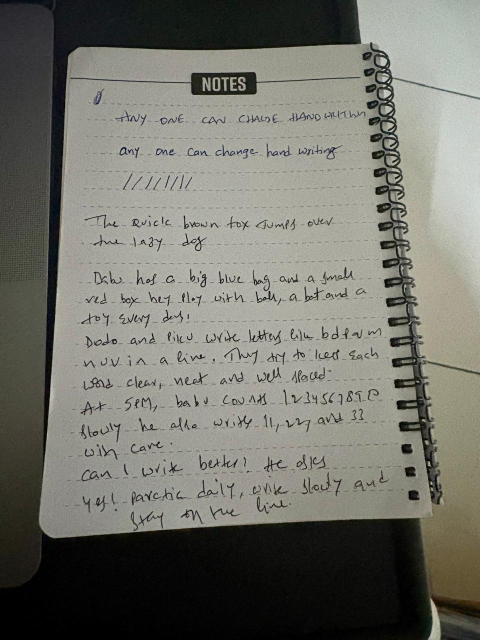
#> input picture benchmarks/sample-page/pages/handwriting-sample.jpg, 960 x 1280 px (shown at 1/2 size)
$ python -i facing_pages.py   (imports and definitions only)
#> lines starting #> are read from the running program, lines starting #| are printed output that depends on the picture
# SPDX-License-Identifier: AGPL-3.0-only
# (c) 2026 Vahini Technologies.
"""Two facing pages in one photo: keep the first page with writing.

A notebook photographed open (from the camera or the gallery) holds two
pages side by side. Read as one page, the lines of both are measured
together: margins, slope and spacing come from two pages at once, and
the report describes neither. The owner's decision (2026-11-25): score
one page only, the first one with writing, left to right.

The photo is first stood upright (page_turn.py), so the two pages lie
left and right. The binding between them is a band down the middle of
the picture that is darker than the paper on both sides and runs most of
the page's height: a spiral's rings and holes, or the shadow where two
bound pages meet. Handwriting never does that: a column through the
writing crosses each line's strokes for a moment and is paper the rest
of the way. The band must also be wide (a ring, a fold), which keeps a
single printed rule down a worksheet from counting, and the picture
must be wider than tall, as two upright pages side by side are.

When a binding is found, the page used is the left one, or the right
one when the left has no writing. Everything else on the photo is
painted the colour of that page's paper, so the photo keeps its size
and every box, mark and size in the report stays in the photo's own
pixels. A photo with one page is left exactly as it was: no pixel
changes, so its scores cannot move.

Everything here is counting on a copy at most WORK_SIDE pixels on its
long side: deterministic for the same pixels, no model of its own.
"""

import io
from dataclasses import dataclass

import numpy as np
from PIL import Image

try:
    import cv2
except ImportError:  # pragma: no cover - cv2 ships in core
    cv2 = None

WORK_SIDE = 1200
# Two upright pages side by side are wider than tall; one upright page
# (the usual check) is not, so it is never looked at.
MIN_ASPECT = 1.05
# Where a binding may be: the middle of the picture, as a share of its
# width.
BAND = (0.30, 0.70)
# How much darker than the paper on both sides the binding column is,
# as a share of the paper's brightness: over the whole height, and in
# one strip.
MIN_DROP = 0.08
STRIP_DROP = 0.06
# The page is cut into this many strips across; the binding is the
# darkest column, within NEAR of the same place, in MIN_RUN of them.
STRIPS = 16
NEAR = 0.012
MIN_RUN = 0.7
# How far the binding may lean, across per down: a photo a few degrees
# off straight, not a diagonal stroke.
MAX_SLOPE = 0.12
# The binding's width, as a share of the picture's width: a ring or a
# fold, not a printed rule or a single stroke, and not a dark panel.
MIN_WIDTH = 0.012
MIN_BAND = 0.006
MAX_WIDTH = 0.10
# A page has writing when this share of its area is ink.
MIN_INK = 0.002


@dataclass(frozen=True)
class Facing:
    """Two facing pages were found. used: "left" or "right", the page
    scored. box: (x, y, w, h) of the page scored, as shares of the
    upright photo's width and height. gutter: the binding's middle, as a
    share of the width. The rest is what the call was made from."""

    used: str
    box: tuple
    gutter: float
    drop: float
    run: float

    # [14 lines left out: function as_dict, not called in this run]


def _small(rgb):
    h, w = rgb.shape[:2]
#> h = 1280; w = 960
    scale = min(1.0, WORK_SIDE / float(max(h, w)))
#> scale = 0.938
    if scale < 1.0:
        rgb = cv2.resize(
            rgb,
            (max(1, int(w * scale)), max(1, int(h * scale))),
            interpolation=cv2.INTER_AREA,
        )
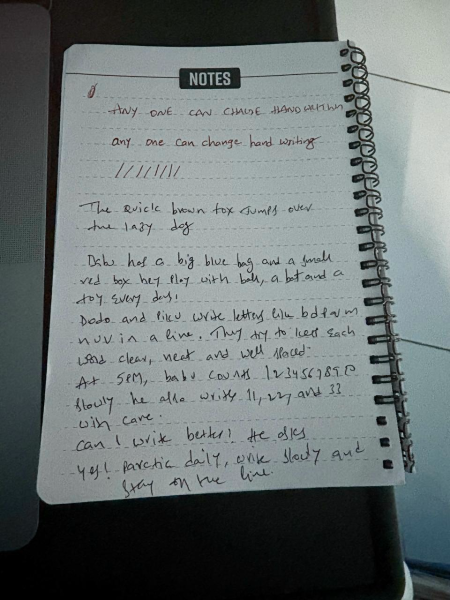
#> rgb: shape (1200, 900, 3) (shown at 1/2 size); mean of channels 0, 1, 2 115, 115, 107; drawn as B, G, R
    return cv2.cvtColor(rgb, cv2.COLOR_RGB2GRAY)
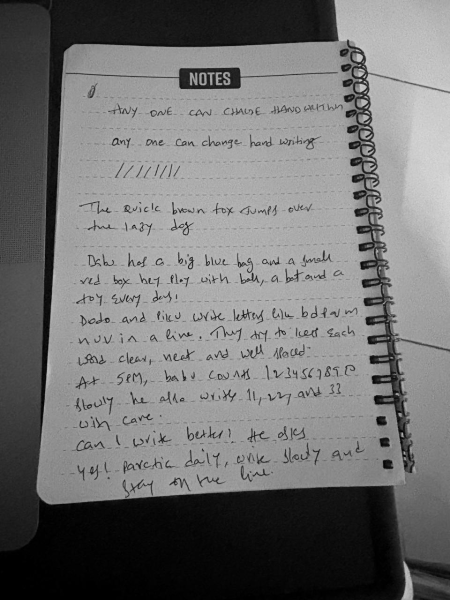
#> returned value: shape (1200, 900) (shown at 1/2 size); min 0, max 220, mean 114.1


# [103 lines left out: functions _paper_rows, _profile, _contrast, _gutter, _ink_share, not called in this run]


def find(rgb):
    """The Facing for an upright RGB photo (numpy array, any size), or
    None when it shows one page."""
    if cv2 is None or rgb is None or rgb.ndim != 3:
        return None
    gray = _small(rgb)
    h, w = gray.shape
#> h = 1200; w = 900
    if w < MIN_ASPECT * h:
        return None
    paper = float(np.percentile(gray, 90))
    if paper < 60:
        return None
    found = _gutter(gray, paper)
    if found is None:
        return None
    x0, x1, drop, run = found
    # A margin of a few pixels keeps the binding's shadow off the page.
    pad = max(2, int(0.005 * w))
    left = (0, x0 - pad)
    right = (x1 + pad, w)
    if left[1] - left[0] < 0.2 * w or right[1] - right[0] < 0.2 * w:
        return None
    # Each page against its own paper: light from one side leaves one
    # page dimmer than the other.
    pages = {"left": gray[:, left[0] : left[1]], "right": gray[:, right[0] :]}
    ink = {
        k: _ink_share(v, float(np.percentile(v, 90))) for k, v in pages.items()
    }
    used, (a, b) = "left", left
    if ink["left"] < MIN_INK and ink["right"] >= MIN_INK:
        used, (a, b) = "right", right
    return Facing(
        used=used,
        box=(a / w, 0.0, (b - a) / w, 1.0),
        gutter=round((x0 + x1) / 2.0 / w, 4),
        drop=round(drop, 4),
        run=round(run, 4),
    )


# [32 lines left out: functions keep_page, page_photo, not called in this run]

>>> import cv2
>>> picture = cv2.cvtColor(cv2.imread('../../benchmarks/sample-page/pages/handwriting-sample.jpg'), cv2.COLOR_BGR2RGB)
>>> result = find(picture)
